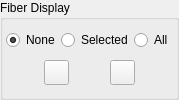
             <widget class="QGroupBox" name="FiberDisplayBox">
              <property name="maximumSize">
               <size>
                <width>160</width>
                <height>16777215</height>
               </size>
              </property>
              <property name="title">
               <string>Fiber Display</string>
              </property>
              <layout class="QVBoxLayout" name="verticalLayout_3">
               <property name="spacing">
                <number>3</number>
               </property>
               <property name="leftMargin">
                <number>3</number>
               </property>
               <property name="topMargin">
                <number>3</number>
               </property>
               <property name="rightMargin">
                <number>3</number>
               </property>
               <property name="bottomMargin">
                <number>3</number>
               </property>
               <item>
                <layout class="QHBoxLayout" name="horizontalLayout_3">
                 <property name="spacing">
                  <number>1</number>
                 </property>
                 <item>
                  <widget class="QRadioButton" name="DisplayNone">
                   <property name="text">
                    <string>None</string>
                   </property>
                   <property name="checked">
                    <bool>true</bool>
                   </property>
                  </widget>
                 </item>
                 <item>
                  <widget class="QRadioButton" name="DisplaySelected">
                   <property name="text">
                    <string>Selected</string>
                   </property>
                  </widget>
                 </item>
                 <item>
                  <widget class="QRadioButton" name="DisplayAll">
                   <property name="text">
                    <string>All</string>
                   </property>
                   <property name="checked">
                    <bool>false</bool>
                   </property>
                  </widget>
                 </item>
                </layout>
               </item>
               <item>
                <layout class="QHBoxLayout" name="horizontalLayout_5">
                 <property name="spacing">
                  <number>3</number>
                 </property>
                 <item>
                  <widget class="QPushButton" name="SaveFibersButton">
                   <property name="maximumSize">
                    <size>
                     <width>25</width>
                     <height>25</height>
                    </size>
                   </property>
                   <property name="text">
                    <string/>
                   </property>
                   <property name="icon">
                    <iconset resource="TractCreator.qrc">
                     <normaloff>:/images/save.png</normaloff>:/images/save.png</iconset>
                   </property>
                   <property name="iconSize">
                    <size>
                     <width>23</width>
                     <height>23</height>
                    </size>
                   </property>
                  </widget>
                 </item>
                 <item>
                  <widget class="QPushButton" name="ClearFibersButton">
                   <property name="maximumSize">
                    <size>
                     <width>25</width>
                     <height>25</height>
                    </size>
                   </property>
                   <property name="toolTip">
                    <string>Clear all generated/loaded fibers</string>
                   </property>
                   <property name="statusTip">
                    <string/>
                   </property>
                   <property name="text">
                    <string/>
                   </property>
                   <property name="icon">
                    <iconset resource="TractCreator.qrc">
                     <normaloff>:/images/clear.png</normaloff>:/images/clear.png</iconset>
                   </property>
                   <property name="iconSize">
                    <size>
                     <width>23</width>
                     <height>23</height>
                    </size>
                   </property>
                  </widget>
                 </item>
                </layout>
               </item>
              </layout>
             </widget>
